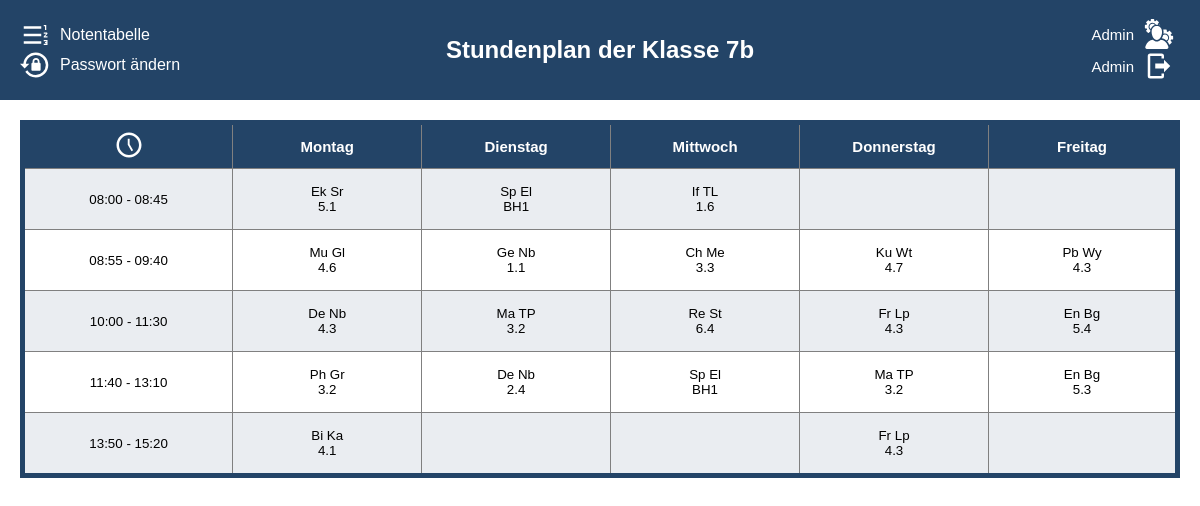
Screenshot of /schedule/7b/ (signed in) with the database file from the repository.
### stundenplan/models.py (models this page shows, shortened)
class Subject(models.Model):
    abkuerzung = models.CharField(max_length=3, unique=True)
    name = models.CharField(max_length=100, unique=True)
    grade = models.ManyToManyField(Grade, through='Subject_Grade')
    class Meta:
        verbose_name = 'Fach'
        verbose_name_plural = 'Fächer'
    pass

class Teacher(models.Model):
    first_name = models.CharField(max_length=30)
    last_name = models.CharField(max_length=30)
    short_name = models.CharField(max_length=3)
    subjects = models.ManyToManyField(Subject)
    class Meta:
        verbose_name = 'Lehrer'
        verbose_name_plural = 'Lehrer'
    pass

class Room(models.Model):
    room_number = models.CharField(max_length=30, unique=True)
    faecher = models.ManyToManyField(Subject)
    class Meta:
        verbose_name = 'Raum'
        verbose_name_plural = 'Räume'
    def __str__(self):
        return f"{self.room_number}"

### stundenplan/views.py (the view)
# urls.py: path('', index_view, name='index_view'),
@login_required
def index_view(request, bezeichnung):
    user = request.user
    if request.user.is_superuser or request.user.profile.klasse.bezeichnung == bezeichnung:
        context = get_plan(user, bezeichnung)
        return render(request, 'index.html', context)

### stundenplan/get_plan.py (called while the page is built)
def custom_subject_filter(klasse, lesson_number, weekday, week_choice):
    week_instance = Week.objects.get(week_choice=week_choice)
    lesson = Lesson.objects.filter(
        klasse=klasse,
        lesson_number=lesson_number,
        weekday=weekday,
        week_choice=week_instance,
    ).first()
    return lesson.subject.abkuerzung if lesson else ""

def custom_teacher_filter(klasse, lesson_number, weekday, week_choice):
    week_instance = Week.objects.get(week_choice=week_choice)
    lesson = Lesson.objects.filter(
        klasse=klasse,
        lesson_number=lesson_number,
        weekday=weekday,
        week_choice=week_instance,
    ).first()
    return lesson.teacher.short_name if lesson else ""

def custom_room_filter(klasse, lesson_number, weekday, week_choice):
    week_instance = Week.objects.get(week_choice=week_choice)
    lesson = Lesson.objects.filter(
        klasse=klasse,
        lesson_number=lesson_number,
        weekday=weekday,
        week_choice=week_instance,
    ).first()
    return lesson.room_number if lesson else ""

def set_username(user):
    if user.first_name and user.last_name:
        username = user.first_name + " " + user.last_name
    else:
        username = user.username
    return username

### templates/index.html (shortened to what this page needs)
<!DOCTYPE html>
<html lang="de">
<head>
    {% load static %}
    <link rel="stylesheet" type="text/css" href="{% static 'index.css' %}">
</head>
<body>
    <div class="header">
        <div class="logout-container-left" >
            <div class="horizontal">
                <svg class="logout"  xmlns="http://www.w3.org/2000/svg" viewBox="0 0 24 24"><path d="M3,13V11H17V13H3M3,19V17H17V19H3M3,7V5H17V7H3M20,8V5H19V4H21V8H20M19,17V16H22V20H19V19H21V18.5H20V17.5H21V17H19M21.25,10C21.67,10 22,10.34 22,10.75C22,10.95 21.92,11.14 21.79,11.27L20.12,13H22V14H19V13.08L21,11H19V10H21.25Z" /></svg>
                <a class="notentabell-view text" href="{% url 'index_view' %}">Notentabelle</a>
            </div>
            <div class="horizontal">
                <a class="text" href="{% url 'change_password' %}">Passwort ändern</a>
            </div>
        </div>
        <h1 class="header-heading">Stundenplan der Klasse {{klassenname}}</h1>
        <div class="logout-container-right" >
            {% if user.is_superuser %}
                <form method="post" action="{% url 'admin:index' %}">
                    <button type="submit" class="logout-button">
                        <a>Admin</a>
                    </button>
                </form>
            {% endif %}
            <form method="post" action="{% url 'logout' %}">
                <button type="submit" class="logout-button">
                    <div>{{username}}</div>
                    <svg class="logout" xmlns="http://www.w3.org/2000/svg" viewBox="0 0 24 24"><path d="M16,17V14H9V10H16V7L21,12L16,17M14,2A2,2 0 0,1 16,4V6H14V4H5V20H14V18H16V20A2,2 0 0,1 14,22H5A2,2 0 0,1 3,20V4A2,2 0 0,1 5,2H14Z" /></svg>
                </button>
            </form>
        </div>
    </div>
    <div class="content">
        <table class="table table-striped table-bordered table-hover doFixed">
            <thead>
                <tr class="darkrow">
                    <th><svg class="clock" xmlns="http://www.w3.org/2000/svg" viewBox="0 0 24 24"><path d="M12 20C16.4 20 20 16.4 20 12S16.4 4 12 4 4 7.6 4 12 7.6 20 12 20M12 2C17.5 2 22 6.5 22 12S17.5 22 12 22C6.5 22 2 17.5 2 12C2 6.5 6.5 2 12 2M15.3 16.2L14 17L11 11.8V7H12.5V11.4L15.3 16.2Z" /></svg></th>
                    <th colspan="2">Montag</th>
                    <th colspan="2">Dienstag</th>
                    <th colspan="2">Mittwoch</th>
                    <th colspan="2">Donnerstag</th>
                    <th colspan="2">Freitag</th>
                </tr>
            </thead>
            <tbody>
                <tr class="darkrow 1. Studne">
                    <td>08:00 - 08:45</td>
                    <td colspan="2">{{monA1}} {{monA1Name}}<br>{{monA1Nr}}</td>
                    <td colspan="2">{{tueA1}} {{tueA1Name}}<br>{{tueA1Nr}}</td>
                    <td colspan="2">{{wedA1}} {{wedA1Name}}<br>{{wedA1Nr}}</td>
                    <td colspan="2">{{thuA1}} {{thuA1Name}}<br>{{thuA1Nr}}</td>
                    <td colspan="2">{{friA1}} {{friA1Name}}<br>{{friA1Nr}}</td>
                </tr>
                <tr class="2. Studne">
                    <td>08:55 - 09:40</td>
                    <td colspan="2">{{monA2}} {{monA2Name}}<br>{{monA2Nr}}</td>
                    <td colspan="2">{{tueA2}} {{tueA2Name}}<br>{{tueA2Nr}}</td>
                    <td colspan="2">{{wedA2}} {{wedA2Name}}<br>{{wedA2Nr}}</td>
                    <td colspan="2">{{thuA2}} {{thuA2Name}}<br>{{thuA2Nr}}</td>
                    <td colspan="2">{{friA2}} {{friA2Name}}<br>{{friA2Nr}}</td>
                </tr>
                <tr class="darkrow 3./4. Studne">
                    <td>10:00 - 11:30</td>
                    <td colspan="2">{{monA3_4}} {{monA3_4Name}}<br>{{monA3_4Nr}}</td>
                    <td colspan="2">{{tueA3_4}} {{tueA3_4Name}}<br>{{tueA3_4Nr}}</td>
                    <td colspan="2">{{wedA3_4}} {{wedA3_4Name}}<br>{{wedA3_4Nr}}</td>
                    <td colspan="2">{{thuA3_4}} {{thuA3_4Name}}<br>{{thuA3_4Nr}}</td>
                    <td colspan="2">{{friA3_4}} {{friA3_4Name}}<br>{{friA3_4Nr}}</td>
                </tr>
                <tr class="5./6. Stunde">
                    <td data-label="Zeit">11:40 - 13:10</td>
                    <td data-label="Montag A" colspan="2">{{monA5_6}}&nbsp;{{monA5_6Name}}<br>{{monA5_6Nr}}</td>
                    <td data-label="Dienstag A" colspan="2">{{tueA5_6}}&nbsp;{{tueA5_6Name}}<br>{{tueA5_6Nr}}</td>
                    <td data-label="Mittwoch A" colspan="2">{{wedA5_6}}&nbsp;{{wedA5_6Name}}<br>{{wedA5_6Nr}}</td>
                    <td data-label="Donnerstag A" colspan="2">{{thuA5_6}}&nbsp;{{thuA5_6Name}}<br>{{thuA5_6Nr}}</td>
                    <td data-label="Freitag A" colspan="2">{{friA5_6}}&nbsp;{{friA5_6Name}}<br>{{friA5_6Nr}}</td>
                </tr>
                <tr class="darkrow 7./8. Stunde">
                    <td data-label="Zeit">13:50 - 15:20</td>
                    <td data-label="Montag A" colspan="2">{{monA7_8}}&nbsp;{{monA7_8Name}}<br>{{monA7_8Nr}}</td>
                    <td data-label="Dienstag A" colspan="2">{{tueA7_8}}&nbsp;{{tueA7_8Name}}<br>{{tueA7_8Nr}}</td>
                    <td data-label="Mittwoch A" colspan="2">{{wedA7_8}}&nbsp;{{wedA7_8Name}}<br>{{wedA7_8Nr}}</td>
                    <td data-label="Donnerstag A" colspan="2">{{thuA7_8}}&nbsp;{{thuA7_8Name}}<br>{{thuA7_8Nr}}</td>
                    <td data-label="Freitag A" colspan="2">{{friA7_8}}&nbsp;{{friA7_8Name}}<br>{{friA7_8Nr}}</td>
                </tr>
            </tbody>
        </table>
    </div>
</body>
</html>

### static/index.css (style rules this page uses)
:root { --background-color: #ffffff; --second-background-color: #E5E1DA; --darkrow: #23456718; --dark-accent: rgb(35,68,103); --ligth-accent: #b1dae7; --dark-font: #27374D; --ligth-font: white; }
body { display: flex; justify-content: center; align-items: center; flex-direction: column; font-family: Arial, Helvetica, sans-serif; background-color: var(--background-color); margin: 0; padding: 0; }
.header { position: fixed; background-color: var(--dark-accent); width: 100%; left: 0; top: 0; color: var(--ligth-font); display: flex; align-items: center; justify-content: space-between; height: 100px; padding: 0 20px; box-sizing: border-box; }
.header-heading { position: absolute; left: 50%; transform: translateX(-50%); font-size: 1.5rem; text-align: center; }
.logout-container-right { display: flex; align-items: flex-end; flex-direction: column; justify-content: flex-end; position: absolute; right: 20px; }
.logout-container-left { display: flex; align-items: flex-start; flex-direction: column; position: absolute; justify-content: flex-start; left: 20px; }
.logout { height: 30px; width: 30px; fill: var(--ligth-font); }
.logout-button { background-color: transparent; color: var(--ligth-font); border: none; font-size: 15px; cursor: pointer; display: flex; align-items: center; gap: 10px; }
.content { margin-top: 100px; width: 100%; overflow-x: auto; padding: 20px; box-sizing: border-box; }
table { table-layout: fixed; width: 100%; max-width: 1200px; margin: 0 auto; border-collapse: collapse; border: var(--dark-accent) solid 5px; }
th, td { width: 10%; height: 50px; text-align: center; vertical-align: middle; font-size: 10pt; padding: 5px; border: 1px solid gray; word-wrap: break-word; overflow-wrap: break-word; }
th { background-color: var(--dark-accent); color: var(--ligth-font); font-size: 15px !important; height: 30px !important; }
th:last-child, td:last-child { width: 10% !important; }
tbody tr { height: 50px; }
.darkrow { background-color: var(--darkrow); }
.clock { height: 30px; width: auto; color: var(--ligth-font); fill: var(--ligth-font); }
.notentabell-view { color: var(--ligth-font); text-decoration: underline; cursor: pointer; }
.horizontal { display: flex; flex-direction: row; align-items: center; justify-content: flex-start; }
.text { padding-left: 10px; text-decoration: none; color: var(--ligth-font); }

### rows the page displays
Subject: abkuerzung "Ek"
Teacher: short_name "Sr"
Room: room_number "5.1"
Subject: abkuerzung "Sp"
Teacher: short_name "El"
Room: room_number "BH1"
Subject: abkuerzung "If"
Teacher: short_name "TL"
Room: room_number "1.6"
Subject: abkuerzung "Mu"
Teacher: short_name "Gl"
Room: room_number "4.6"
Subject: abkuerzung "Ge"
Teacher: short_name "Nb"
Room: room_number "1.1"
Subject: abkuerzung "Ch"
Teacher: short_name "Me"
Room: room_number "3.3"
Subject: abkuerzung "Ku"
Teacher: short_name "Wt"
Room: room_number "4.7"
Subject: abkuerzung "Pb"
Teacher: short_name "Wy"
Room: room_number "4.3"
Subject: abkuerzung "De"
Subject: abkuerzung "Ma"
Teacher: short_name "TP"
Room: room_number "3.2"
Subject: abkuerzung "Re"
Teacher: short_name "St"
Room: room_number "6.4"
Subject: abkuerzung "Fr"
Teacher: short_name "Lp"
Subject: abkuerzung "En"
Teacher: short_name "Bg"
Room: room_number "5.4"
Subject: abkuerzung "Ph"
Teacher: short_name "Gr"
Room: room_number "2.4"
Room: room_number "5.3"
Subject: abkuerzung "Bi"
Teacher: short_name "Ka"
Room: room_number "4.1"

### other values shown
{{ klassenname }} "7b"
{{ username }} "Admin"
